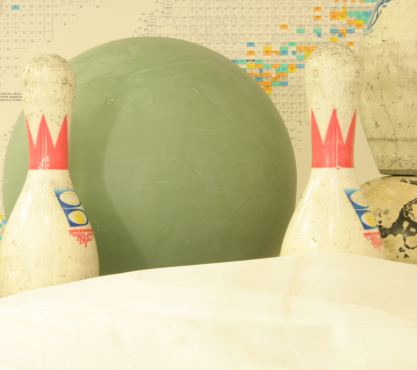
%> input picture trunk/match/BowlingL.png, 417 x 370 px
$ octave StereoVisionDisparityMaps.m   (GNU Octave 9; MATLAB toolbox functions it lacks are replaced by stand-ins)
%> lines starting %> are read from the running program, lines starting %| are printed output that depends on the picture
%% KBE, 14/2-2013
clear, close all;

%I1 = rgb2gray(imread('RocksL.png'));
%I2 = rgb2gray(imread('RocksR.png'));
I1 = rgb2gray(imread('BowlingL.png'));
%> I1: size 370x417 uint8; min 33, max 254, mean 198.2
I2 = rgb2gray(imread('BowlingR.png'));
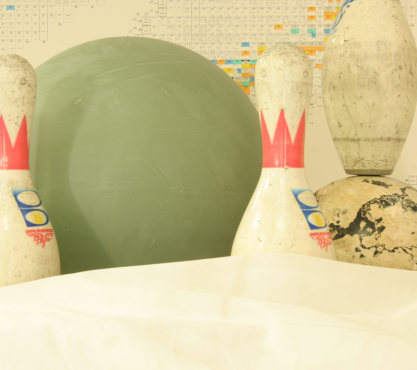
%> input picture trunk/match/BowlingR.png, 417 x 370 px
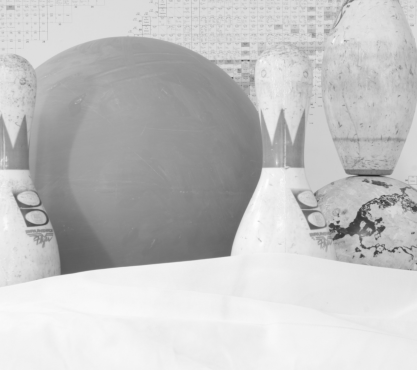
%> I2: size 370x417 uint8; min 35, max 253, mean 195.1
imshowpair(I1, I2,'montage');
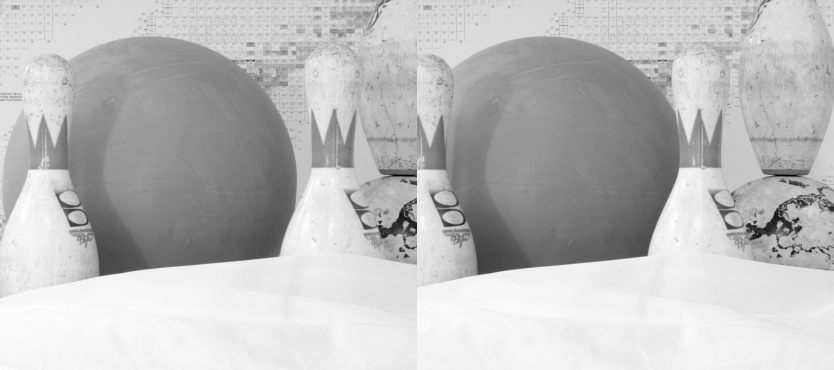
%> displayed picture: size 370x834, on the screen's scale of 0 to 255; min 0, max 255, mean 188.9
title('I1 (left); I2 (right)');

imwrite(I1, 'Bowling-l.pgm', 'pgm');
imwrite(I2, 'Bowling-r.pgm', 'pgm');

I1d = im2double(I1);
I2d = im2double(I2);

disp_CENSUS = im2double(imread('Disp_CENSUS.pgm'));
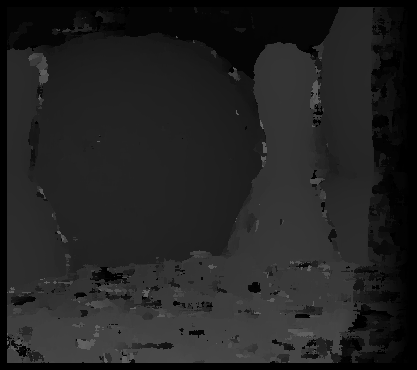
%> input picture trunk/match/Disp_CENSUS.pgm, 417 x 370 px
%> disp_CENSUS: size 370x417 double; min 0, max 0.388, mean 0.135
disp_SAD = im2double(imread('Disp_SAD.pgm'));
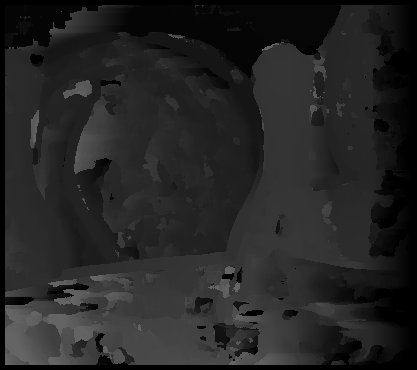
%> input picture trunk/match/Disp_SAD.pgm, 417 x 370 px
%> disp_SAD: size 370x417 double; min 0, max 0.392, mean 0.144

figure;
mesh(disp_SAD);
title('SAD Disparity map');
figure;
mesh(disp_CENSUS);
title('CENSUS Disparity map');

% Census transform
%[disp scores] = CENSUS(I1d, I2d, 'l', 5, 11, [0 100]);

% Sum of Absolute Differences
%[disp scores] = SAD(I1, I2, 'l', 11, [0 100]);
% Zero Mean Sum of Absolute Differences
%[disp scores] = ZSAD(I1, I2, 'l', 11, [0 100]);

% Sum of Squared Differences
%[disp scores] = SSD(I1, I2, 'l', 11, [0 100]);
% Zero Mean Sum of Squared Differences
%[disp scores] = ZSSD(I1, I2, 'l', 11, [0 100]);

% Normalised Cross Correlation
%[disp scores] = NCC(I1, I2, 'l', 11, [0 100]);
% Zero Mean Normalised Cross Correlation
%[disp scores] = ZNCC(I1, I2, 'l', 11, [0 100]);

[status, result] = system('match -m SSD Bowling Disparity');
status

disparity = im2double(imread('Disparity.pgm'));
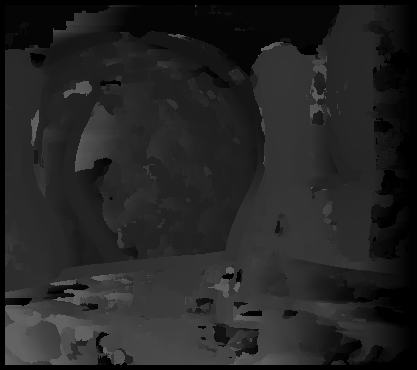
%> input picture trunk/match/Disparity.pgm, 417 x 370 px
%> disparity: size 370x417 double; min 0, max 0.388, mean 0.143

figure;
mesh(disparity);
title('Disparity map');
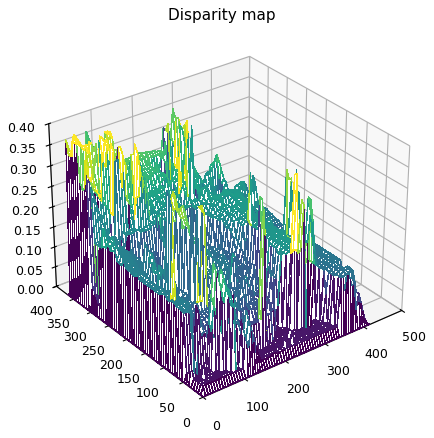
%> figure redrawn from the program's plot data
